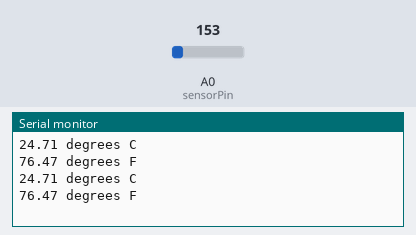
The sketch below on a simulated Arduino Uno, built with avr-gcc and run on an emulated ATmega328P. On the bench: the last lines printed to the serial monitor. Inputs (shaded band) come from the test bench; at power-on: A0 (sensorPin) = 153.

Above: at 1.8 s.
1.9 s: A0 (sensorPin) set to 165
At 2.5 s:
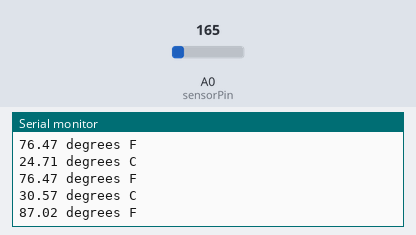
3.4 s: A0 (sensorPin) set to 175
At 4.8 s:
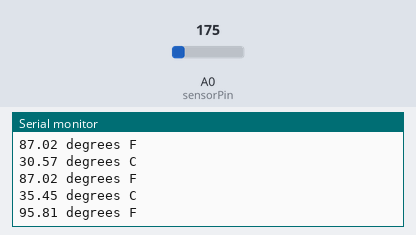
Timing chart, 0 to 6.4 s (numbered marks = the images above; inputs shaded):
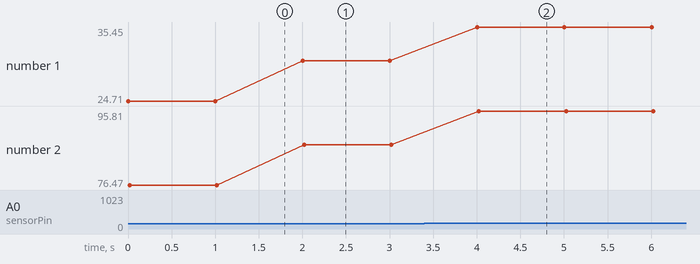

The sketch:

tmp36.ino
```cpp
// TMP36 Temperature Sensor
// https://learn.adafruit.com/tmp36-temperature-sensor/overview

// Connect the analog voltage out pin on the sensor to an analog pin on the Arduino.
int sensorPin = 0;

// The voltage reading must be converted to a usable value based on whether
// the Arduino voltage is 5 volts or 3.3 volts.
// Here we define the voltage of our board (5V or 3.3V)
int boardVoltage = 5.0;

void setup()
{
    // Start the serial connection to display results in the Arduino IDE's serial monitor
    Serial.begin(9600);
}

void loop()                 // run over and over again
{
    // Get the voltage reading from the temperature sensor.
    // The resulution of the sensor is 10mV per degree celsius, with an offset of 500mV
    int reading = analogRead(sensorPin);


    float voltage = reading * boardVoltage;
    voltage /= 1024.0;

    // Convert the voltage reading to temperature (celsius)
    float temperatureC = (voltage - 0.5) * 100;

    Serial.print(temperatureC);
    Serial.println(" degrees C");

    // Convert to fahrenheit
    float temperatureF = (temperatureC * 9.0 / 5.0) + 32.0;

    Serial.print(temperatureF);
    Serial.println(" degrees F");

    // Delay 1 second between readings
    delay(1000);
}
```

Measured:
- after the input at 1.9 s, the serial monitor: prints a new line after 0.10 s (image 1)
- after the input at 3.4 s, the serial monitor: prints a new line after 0.61 s (image 2)
- plotted number 1: 24.71 → 30.57 after the input at 1.9 s, 30.57 → 35.45 after the input at 3.4 s
- plotted number 2: 76.47 → 87.02 after the input at 1.9 s, 87.02 → 95.81 after the input at 3.4 s
